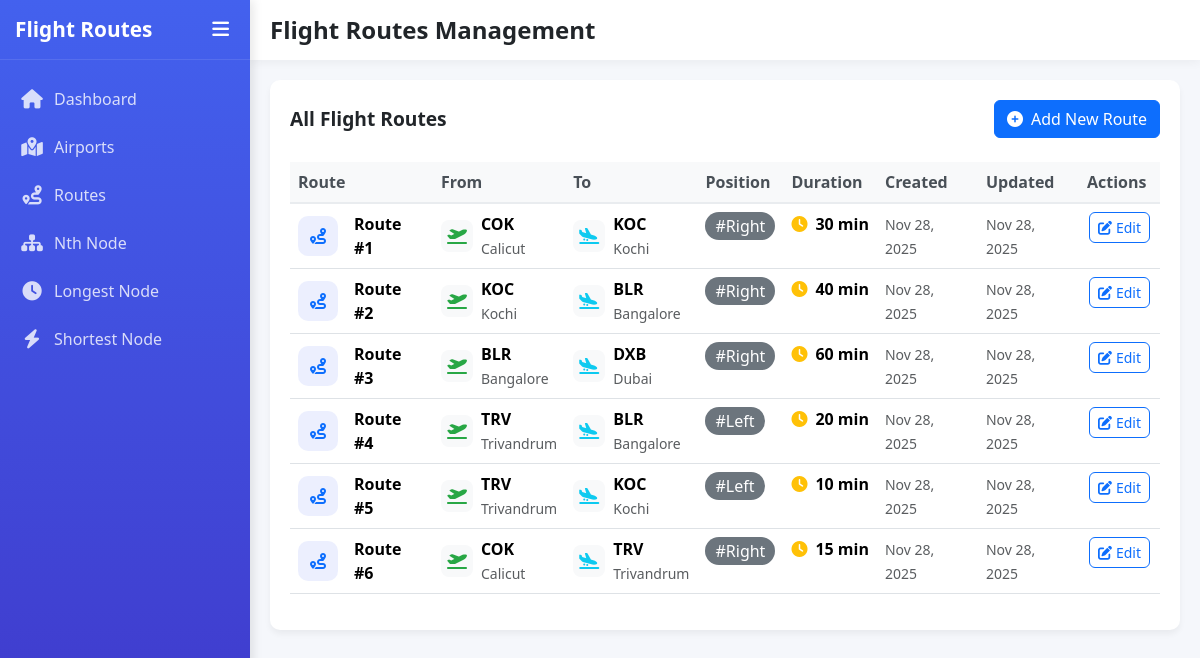
The app's page /route/list/ with its own data.
### core/models.py (models this page shows, shortened)
class AirportRoute(models.Model):
    LEFT = 'Left'
    RIGHT = 'Right'
    POSITION_CHOICES = [
        (LEFT, 'Left'),
        (RIGHT, 'Right'),
    ]
    from_airport = models.ForeignKey(Airport, on_delete=models.CASCADE, related_name='from_routes' ,db_index=True)
    to_airport = models.ForeignKey(Airport, on_delete=models.CASCADE, related_name='to_routes', db_index=True)
    position = models.CharField(max_length=10, choices=POSITION_CHOICES)
    duration = models.PositiveIntegerField(db_index=True)
    created_at = models.DateTimeField(auto_now_add=True)
    updated_at = models.DateTimeField(auto_now=True)
    class Meta:
        unique_together = ('from_airport', 'to_airport')

class Airport(models.Model):
    code = models.CharField(max_length=3, unique=True, db_index=True)
    name = models.CharField(max_length=100)
    created_at = models.DateTimeField(auto_now_add=True)
    updated_at = models.DateTimeField(auto_now=True)

### core/views.py (the view)
# urls.py: path('route/list/', views.route_list, name='route_list'),
def route_list(request):
    routes = AirportRoute.objects.select_related('from_airport', 'to_airport').all()
    return render(request, 'route_list.html', {'routes': routes})

### templates/route_list.html (shortened to what this page needs)
{% extends 'base.html' %}
{% block page_title %}Flight Routes Management{% endblock %}
{% block content %}
<div class="row">
    <div class="col-12">
        <div class="table-container">
            <div class="d-flex justify-content-between align-items-center mb-4">
                <h3 class="chart-title">All Flight Routes</h3>
                <a href="{% url 'route_create' %}" class="btn btn-primary">
                    <i class="fas fa-plus-circle me-2"></i>Add New Route
                </a>
            </div>
            <div class="table-responsive">
                <table class="table table-hover">
                    <thead class="table-light">
                        <tr>
                            <th>Route</th>
                            <th>From</th>
                            <th>To</th>
                            <th>Position</th>
                            <th>Duration</th>
                            <th>Created</th>
                            <th>Updated</th>
                            <th>Actions</th>
                        </tr>
                    </thead>
                    <tbody>
                    {% for route in routes %}
                        <tr>
                            <td>
                                <div class="d-flex align-items-center">
                                    <div class="route-icon me-3">
                                        <i class="fas fa-route text-primary"></i>
                                    </div>
                                    <div>
                                        <strong>Route #{{ route.id }}</strong>
                                    </div>
                                </div>
                            </td>
                            <td>
                                <div class="d-flex align-items-center">
                                    <div class="airport-icon me-2">
                                        <i class="fas fa-plane-departure text-success"></i>
                                    </div>
                                    <div>
                                        <span class="fw-semibold">{{ route.from_airport.code }}</span>
                                        <br>
                                        <small class="text-muted">{{ route.from_airport.name }}</small>
                                    </div>
                                </div>
                            </td>
                            <td>
                                <div class="d-flex align-items-center">
                                    <div class="airport-icon me-2">
                                        <i class="fas fa-plane-arrival text-info"></i>
                                    </div>
                                    <div>
                                        <span class="fw-semibold">{{ route.to_airport.code }}</span>
                                        <br>
                                        <small class="text-muted">{{ route.to_airport.name }}</small>
                                    </div>
                                </div>
                            </td>
                            <td>
                                <span class="badge bg-secondary fs-6">#{{ route.position }}</span>
                            </td>
                            <td>
                                <div class="d-flex align-items-center">
                                    <i class="fas fa-clock text-warning me-2"></i>
                                    <span class="fw-semibold">{{ route.duration }} min</span>
                                </div>
                            </td>
                            <td>
                                <small class="text-muted">{{ route.created_at|date:"M d, Y" }}</small>
                            </td>
                            <td>
                                <small class="text-muted">{{ route.updated_at|date:"M d, Y" }}</small>
                            </td>
                            <td>
                                <div class="btn-group" role="group">
                                    <a href="{% url 'route_update' route.pk %}" class="btn btn-outline-primary btn-sm">
                                        <i class="fas fa-edit me-1"></i>Edit
                                    </a>
                                </div>
                            </td>
                        </tr>
                    {% endfor %}
                    </tbody>
                </table>
            </div>
        </div>
    </div>
</div>
{% endblock %}

### templates/base.html (style rules this page uses)
:root { --primary-color: #4361ee; --secondary-color: #3f37c9; --accent-color: #4895ef; --light-color: #f8f9fa; --dark-color: #212529; --sidebar-width: 250px; --sidebar-collapsed-width: 70px; --header-height: 60px; --transition-speed: 0.3s; }
body { font-family: 'Segoe UI', Tahoma, Geneva, Verdana, sans-serif; background-color: #f5f7fb; overflow-x: hidden; }
.text-success { color: #28a745 !important; }
.chart-title { font-size: 1.2rem; font-weight: 600; margin: 0; }
.table-container { background: white; border-radius: 10px; box-shadow: 0 4px 6px rgba(0, 0, 0, 0.05); padding: 20px; margin-bottom: 20px; }
.table th { border-top: none; font-weight: 600; color: #495057; }
.badge { padding: 6px 10px; border-radius: 20px; font-weight: 500; }

### templates/route_list.html (style rules this page uses)
.route-icon { width: 40px; height: 40px; background: rgba(67, 97, 238, 0.1); border-radius: 10px; display: flex; align-items: center; justify-content: center; }
.airport-icon { width: 32px; height: 32px; background: #f8f9fa; border-radius: 8px; display: flex; align-items: center; justify-content: center; }
.table th { font-weight: 600; color: #495057; border-bottom: 2px solid #e9ecef; }
.btn-group .btn { border-radius: 6px; margin: 0 2px; }
.route-icon .fas { color: #4361ee; }

### records on screen
AirportRoute: id "1", from_airport.code "COK", from_airport.name "Calicut", to_airport.code "KOC", to_airport.name "Kochi", position "Right", duration "30", created_at "Nov 28, 2025", updated_at "Nov 28, 2025"
AirportRoute: id "2", from_airport.code "KOC", from_airport.name "Kochi", to_airport.code "BLR", to_airport.name "Bangalore", position "Right", duration "40", created_at "Nov 28, 2025", updated_at "Nov 28, 2025"
AirportRoute: id "3", from_airport.code "BLR", from_airport.name "Bangalore", to_airport.code "DXB", to_airport.name "Dubai", position "Right", duration "60", created_at "Nov 28, 2025", updated_at "Nov 28, 2025"
AirportRoute: id "4", from_airport.code "TRV", from_airport.name "Trivandrum", to_airport.code "BLR", to_airport.name "Bangalore", position "Left", duration "20", created_at "Nov 28, 2025", updated_at "Nov 28, 2025"
AirportRoute: id "5", from_airport.code "TRV", from_airport.name "Trivandrum", to_airport.code "KOC", to_airport.name "Kochi", position "Left", duration "10", created_at "Nov 28, 2025", updated_at "Nov 28, 2025"
AirportRoute: id "6", from_airport.code "COK", from_airport.name "Calicut", to_airport.code "TRV", to_airport.name "Trivandrum", position "Right", duration "15", created_at "Nov 28, 2025", updated_at "Nov 28, 2025"
